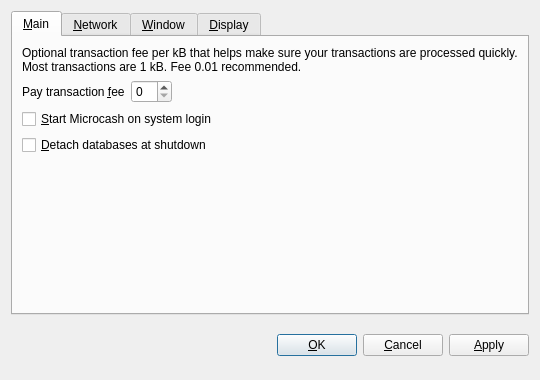
<?xml version="1.0" encoding="UTF-8"?>
<ui version="4.0">
 <class>OptionsDialog</class>
 <widget class="QDialog" name="OptionsDialog">
  <property name="geometry">
   <rect>
    <x>0</x>
    <y>0</y>
    <width>540</width>
    <height>380</height>
   </rect>
  </property>
  <property name="windowTitle">
   <string>Options</string>
  </property>
  <property name="modal">
   <bool>true</bool>
  </property>
  <layout class="QVBoxLayout" name="verticalLayout">
   <item>
    <widget class="QTabWidget" name="tabWidget">
     <property name="tabPosition">
      <enum>QTabWidget::North</enum>
     </property>
     <property name="currentIndex">
      <number>0</number>
     </property>
     <widget class="QWidget" name="tabMain">
      <attribute name="title">
       <string>&amp;Main</string>
      </attribute>
      <layout class="QVBoxLayout" name="verticalLayout_Main">
       <item>
        <widget class="QLabel" name="transactionFeeInfoLabel">
         <property name="text">
          <string>Optional transaction fee per kB that helps make sure your transactions are processed quickly. Most transactions are 1 kB. Fee 0.01 recommended.</string>
         </property>
         <property name="textFormat">
          <enum>Qt::PlainText</enum>
         </property>
         <property name="wordWrap">
          <bool>true</bool>
         </property>
        </widget>
       </item>
       <item>
        <layout class="QHBoxLayout" name="horizontalLayout_Main">
         <item>
          <widget class="QLabel" name="transactionFeeLabel">
           <property name="text">
            <string>Pay transaction &amp;fee</string>
           </property>
           <property name="textFormat">
            <enum>Qt::PlainText</enum>
           </property>
           <property name="buddy">
            <cstring>transactionFee</cstring>
           </property>
          </widget>
         </item>
         <item>
          <widget class="BitcoinAmountField" name="transactionFee"/>
         </item>
         <item>
          <spacer name="horizontalSpacer_Main">
           <property name="orientation">
            <enum>Qt::Horizontal</enum>
           </property>
           <property name="sizeHint" stdset="0">
            <size>
             <width>40</width>
             <height>20</height>
            </size>
           </property>
          </spacer>
         </item>
        </layout>
       </item>
       <item>
        <widget class="QCheckBox" name="bitcoinAtStartup">
         <property name="toolTip">
          <string>Automatically start Microcash after logging in to the system.</string>
         </property>
         <property name="text">
          <string>&amp;Start Microcash on system login</string>
         </property>
        </widget>
       </item>
       <item>
        <widget class="QCheckBox" name="detachDatabases">
         <property name="toolTip">
          <string>Detach block and address databases at shutdown. This means they can be moved to another data directory, but it slows down shutdown. The wallet is always detached.</string>
         </property>
         <property name="text">
          <string>&amp;Detach databases at shutdown</string>
         </property>
        </widget>
       </item>
       <item>
        <spacer name="verticalSpacer_Main">
         <property name="orientation">
          <enum>Qt::Vertical</enum>
         </property>
         <property name="sizeHint" stdset="0">
          <size>
           <width>20</width>
           <height>40</height>
          </size>
         </property>
        </spacer>
       </item>
      </layout>
     </widget>
     <widget class="QWidget" name="tabNetwork">
      <attribute name="title">
       <string>&amp;Network</string>
      </attribute>
      <layout class="QVBoxLayout" name="verticalLayout_Network">
       <item>
        <widget class="QCheckBox" name="mapPortUpnp">
         <property name="toolTip">
          <string>Automatically open the Microcash client port on the router. This only works when your router supports UPnP and it is enabled.</string>
         </property>
         <property name="text">
          <string>Map port using &amp;UPnP</string>
         </property>
        </widget>
       </item>
       <item>
        <widget class="QCheckBox" name="connectSocks">
         <property name="toolTip">
          <string>Connect to the Microcash network through a SOCKS proxy (e.g. when connecting through Tor).</string>
         </property>
         <property name="text">
          <string>&amp;Connect through SOCKS proxy:</string>
         </property>
        </widget>
       </item>
       <item>
        <layout class="QHBoxLayout" name="horizontalLayout_Network">
         <item>
          <widget class="QLabel" name="proxyIpLabel">
           <property name="text">
            <string>Proxy &amp;IP:</string>
           </property>
           <property name="textFormat">
            <enum>Qt::PlainText</enum>
           </property>
           <property name="buddy">
            <cstring>proxyIp</cstring>
           </property>
          </widget>
         </item>
         <item>
          <widget class="QValidatedLineEdit" name="proxyIp">
           <property name="maximumSize">
            <size>
             <width>140</width>
             <height>16777215</height>
            </size>
           </property>
           <property name="toolTip">
            <string>IP address of the proxy (e.g. 127.0.0.1)</string>
           </property>
          </widget>
         </item>
         <item>
          <widget class="QLabel" name="proxyPortLabel">
           <property name="text">
            <string>&amp;Port:</string>
           </property>
           <property name="textFormat">
            <enum>Qt::PlainText</enum>
           </property>
           <property name="buddy">
            <cstring>proxyPort</cstring>
           </property>
          </widget>
         </item>
         <item>
          <widget class="QLineEdit" name="proxyPort">
           <property name="maximumSize">
            <size>
             <width>55</width>
             <height>16777215</height>
            </size>
           </property>
           <property name="toolTip">
            <string>Port of the proxy (e.g. 9050)</string>
           </property>
          </widget>
         </item>
         <item>
          <widget class="QLabel" name="socksVersionLabel">
           <property name="text">
            <string>SOCKS &amp;Version:</string>
           </property>
           <property name="textFormat">
            <enum>Qt::PlainText</enum>
           </property>
           <property name="buddy">
            <cstring>socksVersion</cstring>
           </property>
          </widget>
         </item>
         <item>
          <widget class="QValueComboBox" name="socksVersion">
           <property name="toolTip">
            <string>SOCKS version of the proxy (e.g. 5)</string>
           </property>
          </widget>
         </item>
         <item>
          <spacer name="horizontalSpacer_Network">
           <property name="orientation">
            <enum>Qt::Horizontal</enum>
           </property>
           <property name="sizeHint" stdset="0">
            <size>
             <width>40</width>
             <height>20</height>
            </size>
           </property>
          </spacer>
         </item>
        </layout>
       </item>
       <item>
        <spacer name="verticalSpacer_Network">
         <property name="orientation">
          <enum>Qt::Vertical</enum>
         </property>
         <property name="sizeHint" stdset="0">
          <size>
           <width>20</width>
           <height>40</height>
          </size>
         </property>
        </spacer>
       </item>
      </layout>
     </widget>
     <widget class="QWidget" name="tabWindow">
      <attribute name="title">
       <string>&amp;Window</string>
      </attribute>
      <layout class="QVBoxLayout" name="verticalLayout_Window">
       <item>
        <widget class="QCheckBox" name="minimizeToTray">
         <property name="toolTip">
          <string>Show only a tray icon after minimizing the window.</string>
         </property>
         <property name="text">
          <string>&amp;Minimize to the tray instead of the taskbar</string>
         </property>
        </widget>
       </item>
       <item>
        <widget class="QCheckBox" name="minimizeOnClose">
         <property name="toolTip">
          <string>Minimize instead of exit the application when the window is closed. When this option is enabled, the application will be closed only after selecting Quit in the menu.</string>
         </property>
         <property name="text">
          <string>M&amp;inimize on close</string>
         </property>
        </widget>
       </item>
       <item>
        <spacer name="verticalSpacer_Window">
         <property name="orientation">
          <enum>Qt::Vertical</enum>
         </property>
         <property name="sizeHint" stdset="0">
          <size>
           <width>20</width>
           <height>40</height>
          </size>
         </property>
        </spacer>
       </item>
      </layout>
     </widget>
     <widget class="QWidget" name="tabDisplay">
      <attribute name="title">
       <string>&amp;Display</string>
      </attribute>
      <layout class="QVBoxLayout" name="verticalLayout_Display">
       <item>
        <layout class="QHBoxLayout" name="horizontalLayout_1_Display">
         <item>
          <widget class="QLabel" name="langLabel">
           <property name="text">
            <string>User Interface &amp;language:</string>
           </property>
           <property name="textFormat">
            <enum>Qt::PlainText</enum>
           </property>
           <property name="buddy">
            <cstring>lang</cstring>
           </property>
          </widget>
         </item>
         <item>
          <widget class="QValueComboBox" name="lang">
           <property name="toolTip">
            <string>The user interface language can be set here. This setting will take effect after restarting Microcash.</string>
           </property>
          </widget>
         </item>
        </layout>
       </item>
       <item>
        <layout class="QHBoxLayout" name="horizontalLayout_2_Display">
         <item>
          <widget class="QLabel" name="unitLabel">
           <property name="text">
            <string>&amp;Unit to show amounts in:</string>
           </property>
           <property name="textFormat">
            <enum>Qt::PlainText</enum>
           </property>
           <property name="buddy">
            <cstring>unit</cstring>
           </property>
          </widget>
         </item>
         <item>
          <widget class="QValueComboBox" name="unit">
           <property name="toolTip">
            <string>Choose the default subdivision unit to show in the interface and when sending coins.</string>
           </property>
          </widget>
         </item>
        </layout>
       </item>
       <item>
        <widget class="QCheckBox" name="displayAddresses">
         <property name="toolTip">
          <string>Whether to show Microcash addresses in the transaction list or not.</string>
         </property>
         <property name="text">
          <string>&amp;Display addresses in transaction list</string>
         </property>
        </widget>
       </item>
       <item>
        <spacer name="verticalSpacer_Display">
         <property name="orientation">
          <enum>Qt::Vertical</enum>
         </property>
         <property name="sizeHint" stdset="0">
          <size>
           <width>20</width>
           <height>40</height>
          </size>
         </property>
        </spacer>
       </item>
      </layout>
     </widget>
    </widget>
   </item>
   <item>
    <layout class="QHBoxLayout" name="horizontalLayout_Buttons">
     <item>
      <spacer name="horizontalSpacer_1">
       <property name="orientation">
        <enum>Qt::Horizontal</enum>
       </property>
       <property name="sizeHint" stdset="0">
        <size>
         <width>40</width>
         <height>48</height>
        </size>
       </property>
      </spacer>
     </item>
     <item>
      <widget class="QLabel" name="statusLabel">
       <property name="font">
        <font>
         <weight>75</weight>
         <bold>true</bold>
        </font>
       </property>
       <property name="text">
        <string/>
       </property>
       <property name="textFormat">
        <enum>Qt::PlainText</enum>
       </property>
       <property name="wordWrap">
        <bool>true</bool>
       </property>
      </widget>
     </item>
     <item>
      <spacer name="horizontalSpacer_2">
       <property name="orientation">
        <enum>Qt::Horizontal</enum>
       </property>
       <property name="sizeHint" stdset="0">
        <size>
         <width>40</width>
         <height>48</height>
        </size>
       </property>
      </spacer>
     </item>
     <item>
      <widget class="QPushButton" name="okButton">
       <property name="text">
        <string>&amp;OK</string>
       </property>
      </widget>
     </item>
     <item>
      <widget class="QPushButton" name="cancelButton">
       <property name="text">
        <string>&amp;Cancel</string>
       </property>
       <property name="autoDefault">
        <bool>false</bool>
       </property>
      </widget>
     </item>
     <item>
      <widget class="QPushButton" name="applyButton">
       <property name="text">
        <string>&amp;Apply</string>
       </property>
       <property name="autoDefault">
        <bool>false</bool>
       </property>
      </widget>
     </item>
    </layout>
   </item>
  </layout>
 </widget>
 <customwidgets>
  <customwidget>
   <class>BitcoinAmountField</class>
   <extends>QSpinBox</extends>
   <header>bitcoinamountfield.h</header>
  </customwidget>
  <customwidget>
   <class>QValueComboBox</class>
   <extends>QComboBox</extends>
   <header>qvaluecombobox.h</header>
  </customwidget>
  <customwidget>
   <class>QValidatedLineEdit</class>
   <extends>QLineEdit</extends>
   <header>qvalidatedlineedit.h</header>
  </customwidget>
 </customwidgets>
 <resources/>
 <connections/>
</ui>
